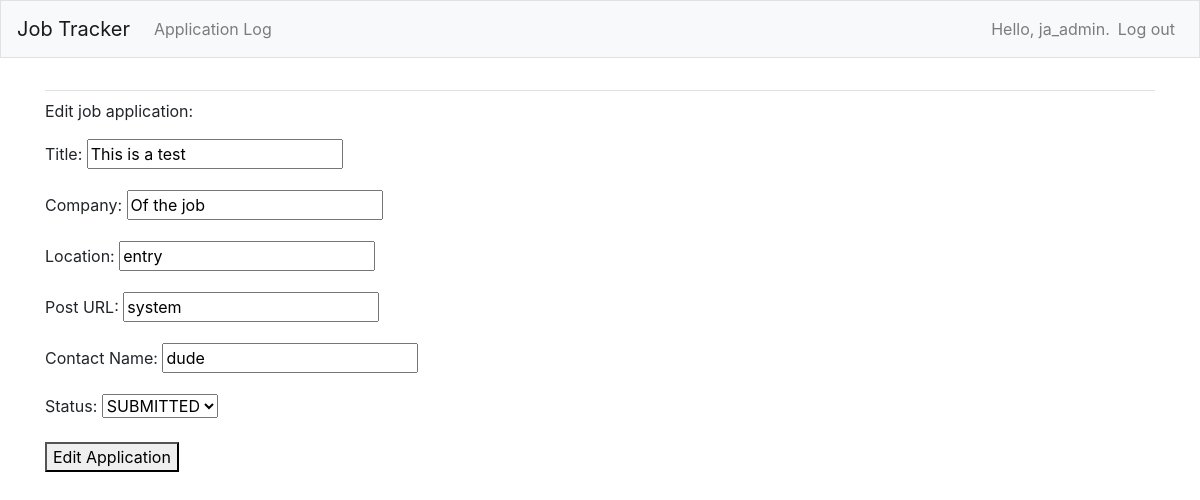
/edit_job_entry/3/ (signed in), run on the app's committed database.
### job_apps/models.py (models this page shows, shortened)
class Application(models.Model):
    STATUSES = [('submitted', 'SUBMITTED'),
                ('accepted', 'ACCEPTED'),
                ('rejected', 'REJECTED')]
    position = models.CharField(max_length=100)
    company = models.CharField(max_length=100)
    post_url = models.CharField(max_length=300)
    contact_name = models.CharField(max_length=100)
    location = models.CharField(max_length=100)
    date_added = models.DateField(auto_now_add=True)
    status = models.CharField(
        max_length=20, choices=STATUSES, default="submitted")
    owner = models.ForeignKey(User, on_delete=models.CASCADE)

### job_apps/views.py (the view)
# urls.py: path('edit_job_entry/<int:job_entry_id>/',
@login_required
def edit_job_entry(request, job_entry_id):
    job_entry = Application.objects.get(id=job_entry_id)
    check_log_owner(job_entry.owner, request.user)
    if request.method != 'POST':
        form = ApplicationForm(instance=job_entry)
    else:
        form = ApplicationForm(instance=job_entry, data=request.POST)
        if form.is_valid():
            form.save()
            return redirect('job_apps:job_log')
    context = {'job_entry': job_entry, 'form': form}
    return render(request, 'job_apps/edit_job_entry.html', context)

### job_apps/forms.py
class ApplicationForm(forms.ModelForm):
    class Meta:
        model = Application
        fields = ['position', 'company', 'location',
                  'post_url', 'contact_name', 'status']
        labels = {'position': 'Title', 'company': 'Company', 'location': 'Location',
                  'post_url': 'Post URL', 'contact_name': 'Contact Name', 'status': 'Status'}

### job_apps/views.py (called while the page is built)
def check_log_owner(owner, user):
    if owner != user:
        raise Http404

### job_apps/templates/job_apps/edit_job_entry.html (shortened to what this page needs)
{% extends 'job_apps/base.html' %}
{% block content %}
  <p>Edit job application:</p>
  <form action="{% url 'job_apps:edit_job_entry' job_entry.id%}" method='post'>
  {{ form.as_p }}
  <button name='submit'>Edit Application</button>
  </form>
{% endblock content %}

### job_apps/templates/job_apps/base.html (shortened to what this page needs)
{% load bootstrap4 %}
<!doctype html>
<html lang="en">
<head>
  {% bootstrap_css %}
</head>
<body>
  <nav class="navbar navbar-expand-md navbar-light bg-light mb-4 border">
    <a class="navbar-brand" href="{% url 'job_apps:index'%}">Job Tracker</a>
    <div class="collapse navbar-collapse" id="navbarCollapse">
      <ul class="navbar-nav mr-auto">
        <li class="nav-item">
          <a class="nav-link" href="{% url 'job_apps:job_log'%}">Application Log</a>
        </li>
      </ul>
      <ul class="navbar-nav ml-auto">
        {% if user.is_authenticated %}
          <li class="nav-item">
            <span class="navbar-text">Hello, {{ user.username }}.</span>
          </li>
          <li class="nav-item">
            <a class="nav-link" href="{% url 'users:logout' %}">Log out</a>
          </li>
        {% endif %}
      </ul>
</div>
</nav>
</body>
  <main role="main" class="container">
    <div class="pb-2 mb-2 border-bottom">
    </div>
    <div>
      {% block content %}{% endblock content %}
    </div>
  </main>
</body>
</html>

### data on the page
Application: position "This is a test", company "Of the job", location "entry", post_url "system", contact_name "dude", status "SUBMITTED"

### other printed values
{{ user.username }} "ja_admin"
